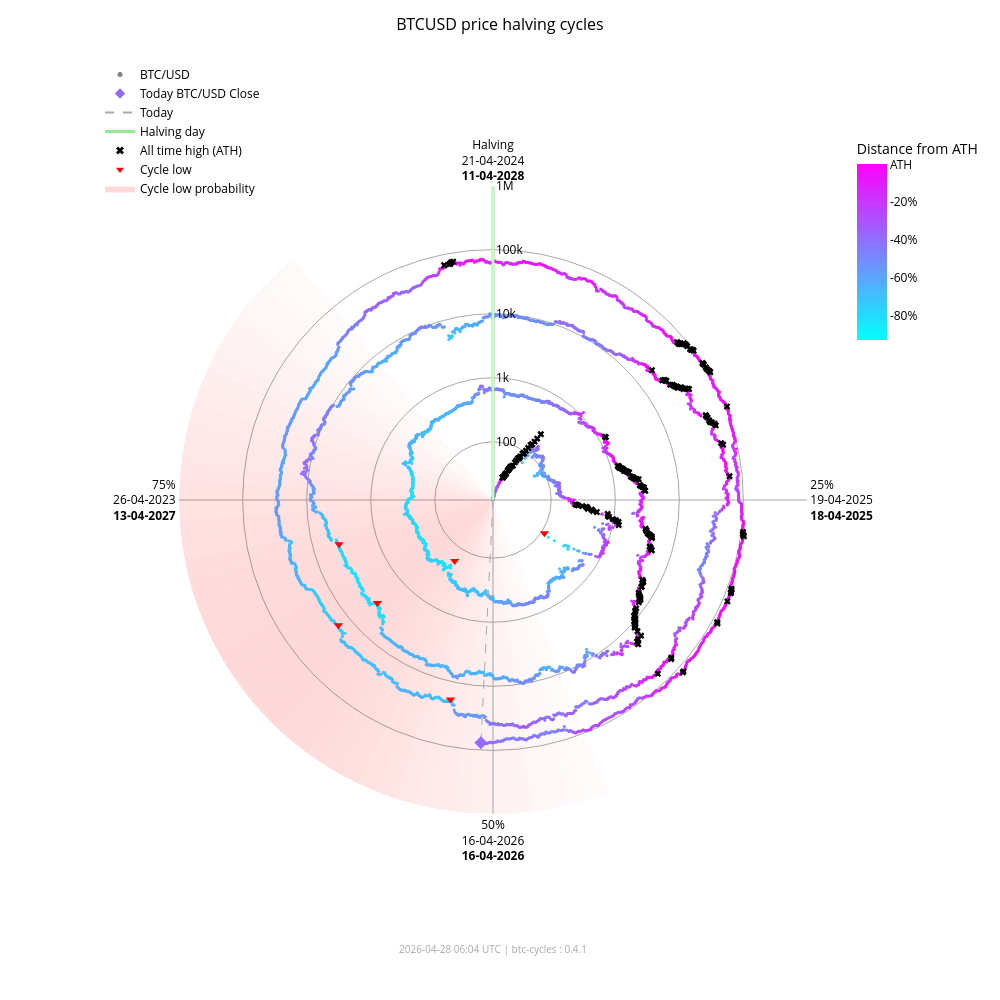

Notebook source saved alongside this figure:
### Markdown cell above
### Interactive chart (plotly)

### Code cell
fig_interactive = btc.plot(
    kind="interactive",
    from_date="2012-11-28",
)
# plotly config for interactivity
config = {"scrollZoom": True, "displayModeBar": True}
# display in notebook
fig_interactive.show(config=config)

### Figure 1 — Plotly figure (JSON) as saved in the notebook; plotly's stock layout.template omitted (floating-point values rounded to 4 significant figures; data arrays with more than 128 entries replaced by an {"elided": "..."} marker saying what was removed)
{"data": [{"fill": "toself", "fillcolor": "rgba(255,0,0,0.017168280509461755)", "hoverinfo": "skip", "line": {"width": 0}, "mode": "lines", "r": [12.35, 1000000, 1000000, 12.35, 12.35], "showlegend": false, "theta": [158.4, 158.4, 162.0, 162.0, 158.4], "type": "scatterpolar"}, {"fill": "toself", "fillcolor": "rgba(255,0,0,0.022114794501891175)", "hoverinfo": "skip", "line": {"width": 0}, "mode": "lines", "r": [12.35, 1000000, 1000000, 12.35, 12.35], "showlegend": false, "theta": [162.0, 162.0, 165.6, 165.6, 162.0], "type": "scatterpolar"}, {"fill": "toself", "fillcolor": "rgba(255,0,0,0.02790404259511669)", "hoverinfo": "skip", "line": {"width": 0}, "mode": "lines", "r": [12.35, 1000000, 1000000, 12.35, 12.35], "showlegend": false, "theta": [165.6, 165.6, 169.2, 169.2, 165.6], "type": "scatterpolar"}, {"fill": "toself", "fillcolor": "rgba(255,0,0,0.034518294852420334)", "hoverinfo": "skip", "line": {"width": 0}, "mode": "lines", "r": [12.35, 1000000, 1000000, 12.35, 12.35], "showlegend": false, "theta": [169.2, 169.2, 172.8, 172.8, 169.2], "type": "scatterpolar"}, {"fill": "toself", "fillcolor": "rgba(255,0,0,0.041901979682821514)", "hoverinfo": "skip", "line": {"width": 0}, "mode": "lines", "r": [12.35, 1000000, 1000000, 12.35, 12.35], "showlegend": false, "theta": [172.8, 172.8, 176.4, 176.4, 172.8], "type": "scatterpolar"}, {"fill": "toself", "fillcolor": "rgba(255,0,0,0.04996405861294358)", "hoverinfo": "skip", "line": {"width": 0}, "mode": "lines", "r": [12.35, 1000000, 1000000, 12.35, 12.35], "showlegend": false, "theta": [176.4, 176.4, 180.0, 180.0, 176.4], "type": "scatterpolar"}, {"fill": "toself", "fillcolor": "rgba(255,0,0,0.05858349692240514)", "hoverinfo": "skip", "line": {"width": 0}, "mode": "lines", "r": [12.35, 1000000, 1000000, 12.35, 12.35], "showlegend": false, "theta": [180.0, 180.0, 183.6, 183.6, 180.0], "type": "scatterpolar"}, {"fill": "toself", "fillcolor": "rgba(255,0,0,0.06761662035375064)", "hoverinfo": "skip", "line": {"width": 0}, "mode": "lines", "r": [12.35, 1000000, 1000000, 12.35, 12.35], "showlegend": false, "theta": [183.6, 183.6, 187.2, 187.2, 183.6], "type": "scatterpolar"}, {"fill": "toself", "fillcolor": "rgba(255,0,0,0.07690481219944661)", "hoverinfo": "skip", "line": {"width": 0}, "mode": "lines", "r": [12.35, 1000000, 1000000, 12.35, 12.35], "showlegend": false, "theta": [187.2, 187.2, 190.8, 190.8, 187.2], "type": "scatterpolar"}, {"fill": "toself", "fillcolor": "rgba(255,0,0,0.08628112000611096)", "hoverinfo": "skip", "line": {"width": 0}, "mode": "lines", "r": [12.35, 1000000, 1000000, 12.35, 12.35], "showlegend": false, "theta": [190.8, 190.8, 194.4, 194.4, 190.8], "type": "scatterpolar"}, {"fill": "toself", "fillcolor": "rgba(255,0,0,0.09557490841018089)", "hoverinfo": "skip", "line": {"width": 0}, "mode": "lines", "r": [12.35, 1000000, 1000000, 12.35, 12.35], "showlegend": false, "theta": [194.4, 194.4, 198.0, 198.0, 194.4], "type": "scatterpolar"}, {"fill": "toself", "fillcolor": "rgba(255,0,0,0.10461455782963762)", "hoverinfo": "skip", "line": {"width": 0}, "mode": "lines", "r": [12.35, 1000000, 1000000, 12.35, 12.35], "showlegend": false, "theta": [198.0, 198.0, 201.6, 201.6, 198.0], "type": "scatterpolar"}, {"fill": "toself", "fillcolor": "rgba(255,0,0,0.11322908719652829)", "hoverinfo": "skip", "line": {"width": 0}, "mode": "lines", "r": [12.35, 1000000, 1000000, 12.35, 12.35], "showlegend": false, "theta": [201.6, 201.6, 205.2, 205.2, 201.6], "type": "scatterpolar"}, {"fill": "toself", "fillcolor": "rgba(255,0,0,0.12125015337052986)", "hoverinfo": "skip", "line": {"width": 0}, "mode": "lines", "r": [12.35, 1000000, 1000000, 12.35, 12.35], "showlegend": false, "theta": [205.2, 205.2, 208.8, 208.8, 205.2], "type": "scatterpolar"}, {"fill": "toself", "fillcolor": "rgba(255,0,0,0.12851590515331976)", "hoverinfo": "skip", "line": {"width": 0}, "mode": "lines", "r": [12.35, 1000000, 1000000, 12.35, 12.35], "showlegend": false, "theta": [208.8, 208.8, 212.4, 212.4, 208.8], "type": "scatterpolar"}, {"fill": "toself", "fillcolor": "rgba(255,0,0,0.13487757461161184)", "hoverinfo": "skip", "line": {"width": 0}, "mode": "lines", "r": [12.35, 1000000, 1000000, 12.35, 12.35], "showlegend": false, "theta": [212.4, 212.4, 216.0, 216.0, 212.4], "type": "scatterpolar"}, {"fill": "toself", "fillcolor": "rgba(255,0,0,0.14020862181849592)", "hoverinfo": "skip", "line": {"width": 0}, "mode": "lines", "r": [12.35, 1000000, 1000000, 12.35, 12.35], "showlegend": false, "theta": [216.0, 216.0, 219.6, 219.6, 216.0], "type": "scatterpolar"}, {"fill": "toself", "fillcolor": "rgba(255,0,0,0.14441504950654527)", "hoverinfo": "skip", "line": {"width": 0}, "mode": "lines", "r": [12.35, 1000000, 1000000, 12.35, 12.35], "showlegend": false, "theta": [219.6, 219.6, 223.2, 223.2, 219.6], "type": "scatterpolar"}, {"fill": "toself", "fillcolor": "rgba(255,0,0,0.14744459351271713)", "hoverinfo": "skip", "line": {"width": 0}, "mode": "lines", "r": [12.35, 1000000, 1000000, 12.35, 12.35], "showlegend": false, "theta": [223.2, 223.2, 226.8, 226.8, 223.2], "type": "scatterpolar"}, {"fill": "toself", "fillcolor": "rgba(255,0,0,0.14929223192296423)", "hoverinfo": "skip", "line": {"width": 0}, "mode": "lines", "r": [12.35, 1000000, 1000000, 12.35, 12.35], "showlegend": false, "theta": [226.8, 226.8, 230.4, 230.4, 226.8], "type": "scatterpolar"}, {"fill": "toself", "fillcolor": "rgba(255,0,0,0.15)", "hoverinfo": "skip", "line": {"width": 0}, "mode": "lines", "r": [12.35, 1000000, 1000000, 12.35, 12.35], "showlegend": false, "theta": [230.4, 230.4, 234.0, 234.0, 230.4], "type": "scatterpolar"}, {"fill": "toself", "fillcolor": "rgba(255,0,0,0.14965033825231114)", "hoverinfo": "skip", "line": {"width": 0}, "mode": "lines", "r": [12.35, 1000000, 1000000, 12.35, 12.35], "showlegend": false, "theta": [234.0, 234.0, 237.6, 237.6, 234.0], "type": "scatterpolar"}, {"fill": "toself", "fillcolor": "rgba(255,0,0,0.14835378057909807)", "hoverinfo": "skip", "line": {"width": 0}, "mode": "lines", "r": [12.35, 1000000, 1000000, 12.35, 12.35], "showlegend": false, "theta": [237.6, 237.6, 241.2, 241.2, 237.6], "type": "scatterpolar"}, {"fill": "toself", "fillcolor": "rgba(255,0,0,0.14623322283554635)", "hoverinfo": "skip", "line": {"width": 0}, "mode": "lines", "r": [12.35, 1000000, 1000000, 12.35, 12.35], "showlegend": false, "theta": [241.2, 241.2, 244.8, 244.8, 241.2], "type": "scatterpolar"}, {"fill": "toself", "fillcolor": "rgba(255,0,0,0.1434078538226231)", "hoverinfo": "skip", "line": {"width": 0}, "mode": "lines", "r": [12.35, 1000000, 1000000, 12.35, 12.35], "showlegend": false, "theta": [244.8, 244.8, 248.4, 248.4, 244.8], "type": "scatterpolar"}, {"fill": "toself", "fillcolor": "rgba(255,0,0,0.13997983179373427)", "hoverinfo": "skip", "line": {"width": 0}, "mode": "lines", "r": [12.35, 1000000, 1000000, 12.35, 12.35], "showlegend": false, "theta": [248.4, 248.4, 252.0, 252.0, 248.4], "type": "scatterpolar"}, {"fill": "toself", "fillcolor": "rgba(255,0,0,0.13602598258454268)", "hoverinfo": "skip", "line": {"width": 0}, "mode": "lines", "r": [12.35, 1000000, 1000000, 12.35, 12.35], "showlegend": false, "theta": [252.0, 252.0, 255.6, 255.6, 252.0], "type": "scatterpolar"}, {"fill": "toself", "fillcolor": "rgba(255,0,0,0.13159547355344953)", "hoverinfo": "skip", "line": {"width": 0}, "mode": "lines", "r": [12.35, 1000000, 1000000, 12.35, 12.35], "showlegend": false, "theta": [255.6, 255.6, 259.2, 259.2, 255.6], "type": "scatterpolar"}, {"fill": "toself", "fillcolor": "rgba(255,0,0,0.12671301775492697)", "hoverinfo": "skip", "line": {"width": 0}, "mode": "lines", "r": [12.35, 1000000, 1000000, 12.35, 12.35], "showlegend": false, "theta": [259.2, 259.2, 262.8, 262.8, 259.2], "type": "scatterpolar"}, {"fill": "toself", "fillcolor": "rgba(255,0,0,0.12138610149219965)", "hoverinfo": "skip", "line": {"width": 0}, "mode": "lines", "r": [12.35, 1000000, 1000000, 12.35, 12.35], "showlegend": false, "theta": [262.8, 262.8, 266.4, 266.4, 262.8], "type": "scatterpolar"}, {"fill": "toself", "fillcolor": "rgba(255,0,0,0.1156142551644921)", "hoverinfo": "skip", "line": {"width": 0}, "mode": "lines", "r": [12.35, 1000000, 1000000, 12.35, 12.35], "showlegend": false, "theta": [266.4, 266.4, 270.0, 270.0, 266.4], "type": "scatterpolar"}, {"fill": "toself", "fillcolor": "rgba(255,0,0,0.10939851441251548)", "hoverinfo": "skip", "line": {"width": 0}, "mode": "lines", "r": [12.35, 1000000, 1000000, 12.35, 12.35], "showlegend": false, "theta": [270.0, 270.0, 273.6, 273.6, 270.0], "type": "scatterpolar"}, {"fill": "toself", "fillcolor": "rgba(255,0,0,0.10274974912946185)", "hoverinfo": "skip", "line": {"width": 0}, "mode": "lines", "r": [12.35, 1000000, 1000000, 12.35, 12.35], "showlegend": false, "theta": [273.6, 273.6, 277.2, 277.2, 273.6], "type": "scatterpolar"}, {"fill": "toself", "fillcolor": "rgba(255,0,0,0.09569517349791425)", "hoverinfo": "skip", "line": {"width": 0}, "mode": "lines", "r": [12.35, 1000000, 1000000, 12.35, 12.35], "showlegend": false, "theta": [277.2, 277.2, 280.8, 280.8, 277.2], "type": "scatterpolar"}, {"fill": "toself", "fillcolor": "rgba(255,0,0,0.08828282625646727)", "hoverinfo": "skip", "line": {"width": 0}, "mode": "lines", "r": [12.35, 1000000, 1000000, 12.35, 12.35], "showlegend": false, "theta": [280.8, 280.8, 284.4, 284.4, 280.8], "type": "scatterpolar"}, {"fill": "toself", "fillcolor": "rgba(255,0,0,0.08058400018765345)", "hoverinfo": "skip", "line": {"width": 0}, "mode": "lines", "r": [12.35, 1000000, 1000000, 12.35, 12.35], "showlegend": false, "theta": [284.4, 284.4, 288.0, 288.0, 284.4], "type": "scatterpolar"}, {"fill": "toself", "fillcolor": "rgba(255,0,0,0.07269354608292704)", "hoverinfo": "skip", "line": {"width": 0}, "mode": "lines", "r": [12.35, 1000000, 1000000, 12.35, 12.35], "showlegend": false, "theta": [288.0, 288.0, 291.6, 291.6, 288.0], "type": "scatterpolar"}, {"fill": "toself", "fillcolor": "rgba(255,0,0,0.06472784449068783)", "hoverinfo": "skip", "line": {"width": 0}, "mode": "lines", "r": [12.35, 1000000, 1000000, 12.35, 12.35], "showlegend": false, "theta": [291.6, 291.6, 295.2, 295.2, 291.6], "type": "scatterpolar"}, {"fill": "toself", "fillcolor": "rgba(255,0,0,0.05682021976743955)", "hoverinfo": "skip", "line": {"width": 0}, "mode": "lines", "r": [12.35, 1000000, 1000000, 12.35, 12.35], "showlegend": false, "theta": [295.2, 295.2, 298.8, 298.8, 295.2], "type": "scatterpolar"}, {"fill": "toself", "fillcolor": "rgba(255,0,0,0.04911378436707333)", "hoverinfo": "skip", "line": {"width": 0}, "mode": "lines", "r": [12.35, 1000000, 1000000, 12.35, 12.35], "showlegend": false, "theta": [298.8, 298.8, 302.4, 302.4, 298.8], "type": "scatterpolar"}, {"fill": "toself", "fillcolor": "rgba(255,0,0,0.04175213714896469)", "hoverinfo": "skip", "line": {"width": 0}, "mode": "lines", "r": [12.35, 1000000, 1000000, 12.35, 12.35], "showlegend": false, "theta": [302.4, 302.4, 306.0, 306.0, 302.4], "type": "scatterpolar"}, {"fill": "toself", "fillcolor": "rgba(255,0,0,0.034868865657538876)", "hoverinfo": "skip", "line": {"width": 0}, "mode": "lines", "r": [12.35, 1000000, 1000000, 12.35, 12.35], "showlegend": false, "theta": [306.0, 306.0, 309.6, 309.6, 306.0], "type": "scatterpolar"}, {"fill": "toself", "fillcolor": "rgba(255,0,0,0.02857722515334582)", "hoverinfo": "skip", "line": {"width": 0}, "mode": "lines", "r": [12.35, 1000000, 1000000, 12.35, 12.35], "showlegend": false, "theta": [309.6, 309.6, 313.2, 313.2, 309.6], "type": "scatterpolar"}, {"fill": "toself", "fillcolor": "rgba(255,0,0,0.022961515313555197)", "hoverinfo": "skip", "line": {"width": 0}, "mode": "lines", "r": [12.35, 1000000, 1000000, 12.35, 12.35], "showlegend": false, "theta": [313.2, 313.2, 316.8, 316.8, 313.2], "type": "scatterpolar"}, {"fill": "toself", "fillcolor": "rgba(255,0,0,0.01807146942917362)", "hoverinfo": "skip", "line": {"width": 0}, "mode": "lines", "r": [12.35, 1000000, 1000000, 12.35, 12.35], "showlegend": false, "theta": [316.8, 316.8, 320.4, 320.4, 316.8], "type": "scatterpolar"}, {"hoverinfo": "text", "marker": {"color": {"elided": "4900 str values"}, "size": 3}, "mode": "markers", "r": {"elided": "4900 float values"}, "showlegend": false, "text": {"elided": "4900 str values"}, "theta": {"elided": "4900 float values"}, "type": "scatterpolar"}, {"hoverinfo": "skip", "line": {"color": "lightgreen", "width": 3}, "mode": "lines", "r": [12.35, 1000000], "showlegend": false, "theta": [0, 0], "type": "scatterpolar"}, {"hoverinfo": "skip", "line": {"color": "darkgrey", "dash": "dash", "width": 1}, "mode": "lines", "r": [12.35, 76960.0], "showlegend": false, "theta": [182.9, 182.9], "type": "scatterpolar"}, {"hoverinfo": "text", "marker": {"color": "#9669ff", "size": 10, "symbol": "diamond"}, "mode": "markers", "r": [76960.0], "showlegend": false, "text": ["Today<br>Date: 2026-04-28<br>Price: $76,963.02"], "theta": [182.9], "type": "scatterpolar"}, {"hoverinfo": "text", "marker": {"color": "black", "size": 6, "symbol": "x"}, "mode": "markers", "r": {"elided": "195 float values"}, "showlegend": false, "text": {"elided": "195 str values"}, "theta": {"elided": "195 float values"}, "type": "scatterpolar"}, {"hoverinfo": "text", "marker": {"color": "red", "size": 8, "symbol": "triangle-down"}, "mode": "markers", "r": [111.6, 164.9, 3233.0, 3925.0, 18950.0, 15760.0], "showlegend": false, "text": ["Cycle Low<br>Date: 2014-02-21<br>Price: $111.56<br>ATH distance: -91.0%", "Cycle Low<br>Date: 2015-01-14<br>Price: $164.92<br>ATH distance: -86.7%", "Cycle Low<br>Date: 2018-12-15<br>Price: $3,232.51<br>ATH distance: -83.3%", "Cycle Low<br>Date: 2019-03-25<br>Price: $3,924.55<br>ATH distance: -79.7%", "Cycle Low<br>Date: 2022-06-18<br>Price: $18,954.25<br>ATH distance: -71.9%", "Cycle Low<br>Date: 2022-11-21<br>Price: $15,760.19<br>ATH distance: -76.7%"], "theta": [122.8, 212.1, 228.3, 254.0, 192.0, 231.0], "type": "scatterpolar"}, {"marker": {"color": "grey", "size": 5}, "mode": "markers", "name": "BTC/USD", "r": [null], "theta": [null], "type": "scatterpolar"}, {"marker": {"color": "#9669ff", "size": 8, "symbol": "diamond"}, "mode": "markers", "name": "Today BTC/USD Close", "r": [null], "theta": [null], "type": "scatterpolar"}, {"line": {"color": "darkgrey", "dash": "dash"}, "mode": "lines", "name": "Today", "r": [null], "theta": [null], "type": "scatterpolar"}, {"line": {"color": "lightgreen", "width": 3}, "mode": "lines", "name": "Halving day", "r": [null], "theta": [null], "type": "scatterpolar"}, {"marker": {"color": "black", "size": 7, "symbol": "x"}, "mode": "markers", "name": "All time high (ATH)", "r": [null], "theta": [null], "type": "scatterpolar"}, {"marker": {"color": "red", "size": 7, "symbol": "triangle-down"}, "mode": "markers", "name": "Cycle low", "r": [null], "theta": [null], "type": "scatterpolar"}, {"fill": "toself", "fillcolor": "rgba(255,0,0,0.15)", "line": {"width": 0}, "mode": "lines", "name": "Cycle low probability", "r": [null], "theta": [null], "type": "scatterpolar"}, {"hoverinfo": "skip", "marker": {"cmax": 0, "cmin": -0.9307, "color": [0], "colorbar": {"len": 0.25, "ticktext": ["ATH", "-20%", "-40%", "-60%", "-80%", "-100%"], "tickvals": [0, -0.2, -0.4, -0.6, -0.8, -1.0], "title": {"text": "Distance from ATH"}, "x": 0.95, "y": 0.92, "yanchor": "top"}, "colorscale": {"elided": "256x2 mixed values"}, "showscale": true, "size": 0}, "mode": "markers", "r": [null], "showlegend": false, "theta": [null], "type": "scatterpolar"}], "layout": {"annotations": [{"font": {"color": "darkgrey", "size": 10}, "showarrow": false, "text": "2026-04-28 06:04 UTC | btc-cycles : 0.4.1", "x": 0.5, "xref": "paper", "y": -0.02, "yref": "paper"}], "font": {"color": "black"}, "height": 1000, "legend": {"bgcolor": "rgba(0,0,0,0)", "font": {"color": "black"}, "x": 0.0, "y": 1.0}, "margin": {"b": 60, "l": 100, "r": 80, "t": 60}, "paper_bgcolor": "white", "plot_bgcolor": "white", "polar": {"angularaxis": {"color": "black", "direction": "clockwise", "gridcolor": "darkgrey", "rotation": 90, "ticktext": ["Halving<br>21-04-2024<br><b>11-04-2028</b>", "25%<br>19-04-2025<br><b>18-04-2025</b>", "50%<br>16-04-2026<br><b>16-04-2026</b>", "75%<br>26-04-2023<br><b>13-04-2027</b>"], "tickvals": [0, 90, 180, 270]}, "bgcolor": "white", "domain": {"x": [0.1, 0.9], "y": [0.05, 0.95]}, "radialaxis": {"angle": 90, "color": "black", "gridcolor": "darkgrey", "range": [1.092, 6.0], "tickangle": 90, "ticktext": ["100", "1k", "10k", "100k", "1M"], "tickvals": [100, 1000, 10000, 100000, 1000000], "type": "log"}}, "title": {"font": {"color": "black", "size": 16}, "text": "BTCUSD price halving cycles", "x": 0.5}, "width": 1000}}
